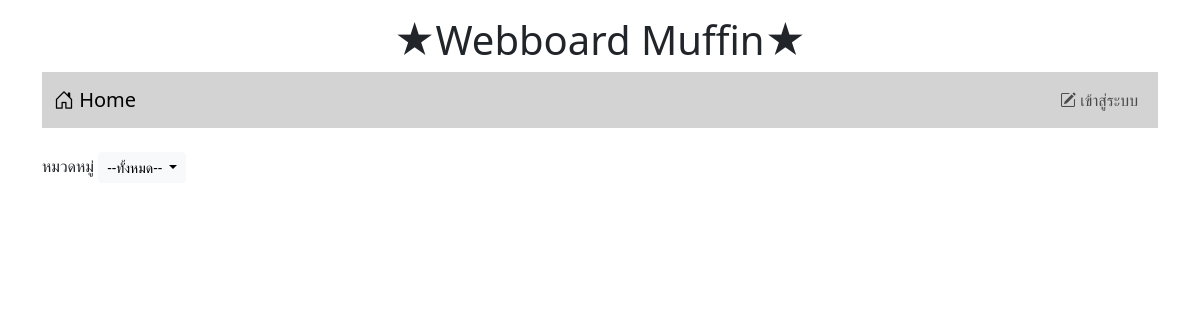
Before: / with the older database file.
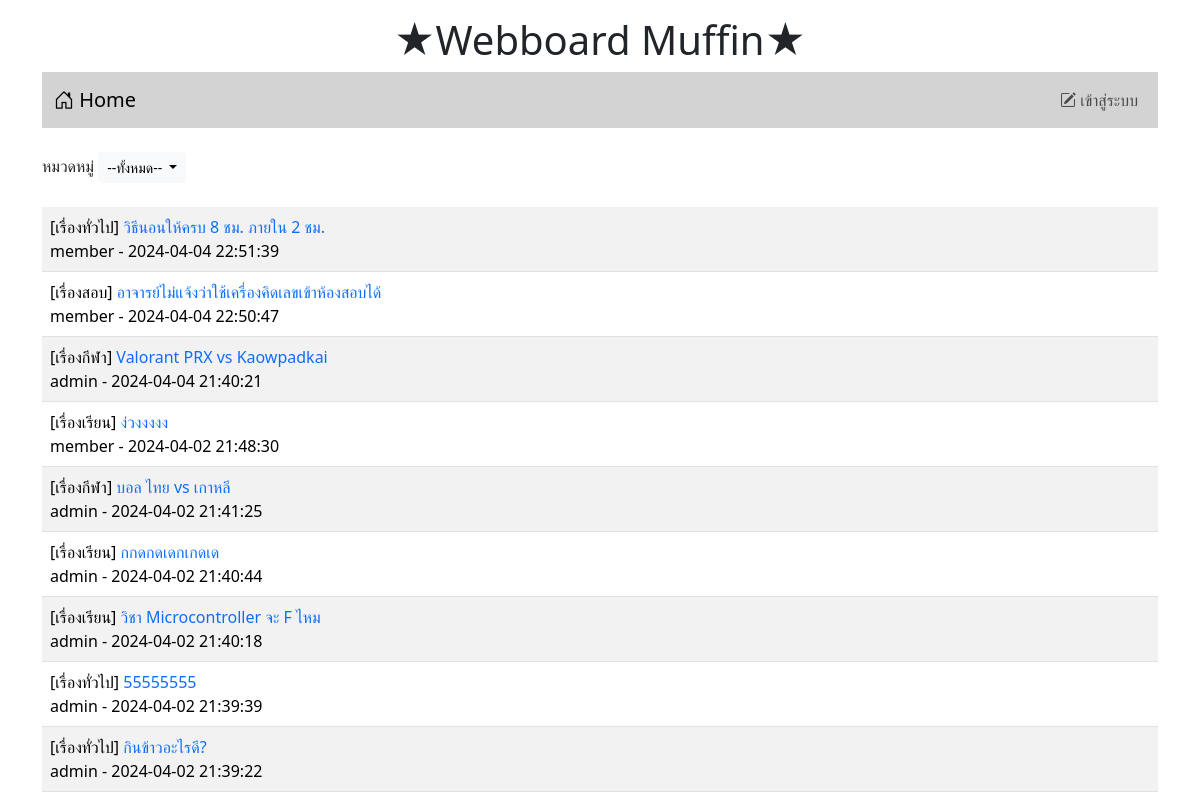
After: the same page with the newer database file.
### tables this page shows
CREATE TABLE `post` (
  `id` int(11) NOT NULL,
  `title` varchar(128) NOT NULL,
  `content` varchar(2048) NOT NULL,
  `post_date` datetime NOT NULL,
  `cat_id` int(11) NOT NULL,
  `user_id` int(11) NOT NULL
);

CREATE TABLE `category` (
  `id` int(11) NOT NULL,
  `name` varchar(32) NOT NULL
);

CREATE TABLE `user` (
  `id` int(11) NOT NULL,
  `login` varchar(32) NOT NULL,
  `password` varchar(64) NOT NULL,
  `name` varchar(64) NOT NULL,
  `gender` char(1) NOT NULL,
  `email` varchar(32) NOT NULL,
  `role` char(1) NOT NULL
);

### index.php (the view, shortened to what this page needs)
<!DOCTYPE html>
<html lang="en">
<head>
    <link href="https://cdn.jsdelivr.net/npm/bootstrap@5.3.2/dist/css/bootstrap.min.css" rel="stylesheet">
    <link rel="stylesheet" href="https://cdn.jsdelivr.net/npm/bootstrap-icons@1.11.3/font/bootstrap-icons.min.css">
</head>
<body>
    <div class="container-lg">
        <h1 style="text-align: center;" class="mt-3">★Webboard Muffin★</h1>
        <?php include("nav.php") ?>
        <div class="mt-4 d-flex justify-content-between">
            <div>
                <label>หมวดหมู่</label>
                <span class="dropdown">
                    <?php
                        if (isset($_GET['catid']) && !empty($_GET['catid'])){
                            $conn = new PDO("mysql:host=localhost;dbname=webboard;charset=utf8", "root", "");
                            $sql = "SELECT * FROM category as c
                                    WHERE c.id = {$_GET['catid']}";
                            foreach ($conn->query($sql) as $row) {
                        ?>
                            <button class="btn btn-light btn-sm dropdown-toggle" type="button" data-bs-toggle="dropdown" aria-expanded="false">
                                <?=$row['name']?>
                            </button>
                        <?php
                            }
                        }else{
                        ?>
                            <button class="btn btn-light btn-sm dropdown-toggle" type="button" data-bs-toggle="dropdown" aria-expanded="false">
                                --ทั้งหมด--
                            </button>
                        <?php
                        }
                    ?>
                </span>
            </div>
        </div>
        <table class="table table-striped mt-4">
            <?php
            $conn = new PDO("mysql:host=localhost;dbname=webboard;charset=utf8", "root", "");
            $sql = "SELECT t3.name, t1.title, t1.id, t2.login,t1.user_id , t1.post_date FROM post AS t1
                INNER JOIN user AS t2 ON (t1.user_id=t2.id)
                INNER JOIN category AS t3 ON (t1.cat_id=t3.id)";
            $sql .= " ORDER BY t1.post_date DESC";
            $result = $conn->query($sql);
            while ($row = $result->fetch()) {
                echo "<tr>
                        <td class='d-flex justify-content-between'>
                            <div>  [{$row['name']}]
                                <a href='post.php?id={$row['id']}' style='text-decoration:none'> {$row['title']} </a>
                                <br>
                                {$row['login']} - {$row['post_date']}  </div>  ";
                echo "</td> </tr>";
            }
            ?>
        </table>
    </div>
</body>
</html>

### nav.php (shortened to what this page needs)
<nav class="navbar navbar-expand-sm" style="background-color: #d3d3d3;">
    <div class="container-fluid">
        <a class="navbar-brand" href="index.php"> <i class="bi bi-house-door"></i> Home</a>
        <ul class="navbar-nav">
            <?php
                if(!isset($_SESSION['id'])){
            ?>
                <li class="nav-item">
                    <a class="nav-link" aria-current="page" href="login.php"> <i class="bi bi-pencil-square"></i> เข้าสู่ระบบ </a>
                </li>
            <?php
                }
            ?>
        </ul>
    </div>
</nav>

Changed rows visible on the page:
added post: category.name "เรื่องทั่วไป", title "วิธีนอนให้ครบ 8 ชม. ภายใน 2 ชม.", user.login "member", post_date "2024-04-04 22:51:39"
added post: category.name "เรื่องสอบ", title "อาจารย์ไม่แจ้งว่าใช้เครื่องคิดเลขเข้าห้องสอบได้", user.login "member", post_date "2024-04-04 22:50:47"
added post: category.name "เรื่องกีฬา", title "Valorant PRX vs Kaowpadkai", user.login "admin", post_date "2024-04-04 21:40:21"
added post: category.name "เรื่องเรียน", title "ง่วงงงงง", user.login "member", post_date "2024-04-02 21:48:30"
added post: category.name "เรื่องกีฬา", title "บอล ไทย vs เกาหลี", user.login "admin", post_date "2024-04-02 21:41:25"
added post: category.name "เรื่องเรียน", title "กกดกดเดกเกดเด", user.login "admin", post_date "2024-04-02 21:40:44"
added post: category.name "เรื่องเรียน", title "วิชา Microcontroller จะ F ไหม", user.login "admin", post_date "2024-04-02 21:40:18"
added post: category.name "เรื่องทั่วไป", title "55555555", user.login "admin", post_date "2024-04-02 21:39:39"
added post: category.name "เรื่องทั่วไป", title "กินข้าวอะไรดี?", user.login "admin", post_date "2024-04-02 21:39:22"
